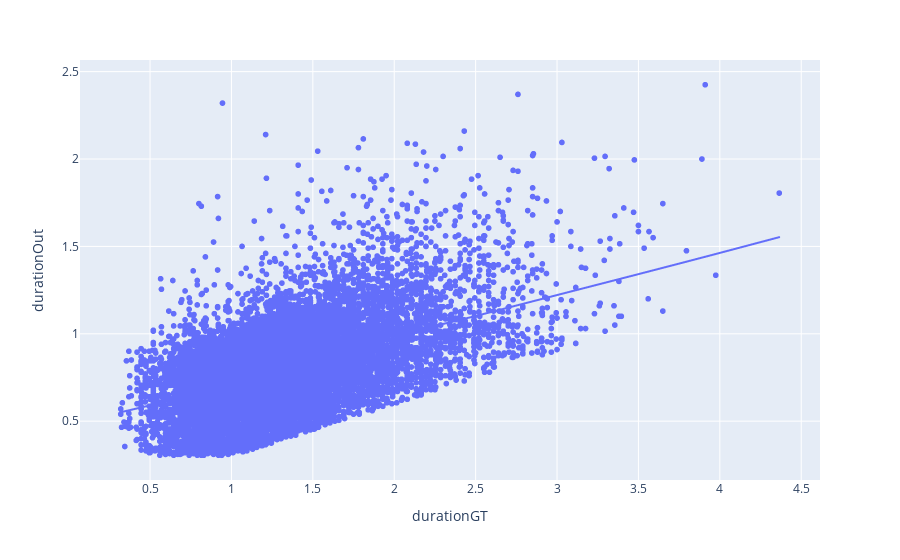

Notebook code for this chart:
### Code cell
px.scatter(allTablesOut[allTablesOut.tp],x="durationGT",y="durationOut",trendline="lowess")

### Figure 1 — Plotly figure (JSON) as saved in the notebook; plotly's stock layout.template omitted (floating-point values rounded to 4 significant figures; data arrays with more than 128 entries replaced by an {"elided": "..."} marker saying what was removed)
{"data": [{"hovertemplate": "durationGT=%{x}<br>durationOut=%{y}<extra></extra>", "legendgroup": "", "marker": {"color": "#636efa", "symbol": "circle"}, "mode": "markers", "name": "", "showlegend": false, "type": "scattergl", "x": {"elided": "9878 float values"}, "xaxis": "x", "y": {"elided": "9878 float values"}, "yaxis": "y"}, {"hovertemplate": "<b>LOWESS trendline</b><br><br>durationGT=%{x}<br>durationOut=%{y} <b>(trend)</b><extra></extra>", "legendgroup": "", "marker": {"color": "#636efa", "symbol": "circle"}, "mode": "lines", "name": "", "showlegend": false, "type": "scattergl", "x": {"elided": "9878 float values"}, "xaxis": "x", "y": {"elided": "9878 float values"}, "yaxis": "y"}], "layout": {"legend": {"tracegroupgap": 0}, "margin": {"t": 60}, "xaxis": {"anchor": "y", "domain": [0, 1], "title": {"text": "durationGT"}}, "yaxis": {"anchor": "x", "domain": [0, 1], "title": {"text": "durationOut"}}}}
